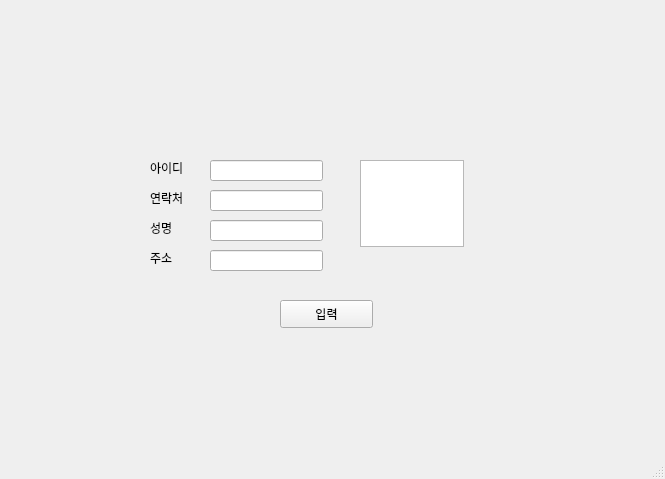
<?xml version="1.0" encoding="UTF-8"?>
<ui version="4.0">
 <class>MainWindow</class>
 <widget class="QMainWindow" name="MainWindow">
  <property name="geometry">
   <rect>
    <x>0</x>
    <y>0</y>
    <width>665</width>
    <height>479</height>
   </rect>
  </property>
  <property name="windowTitle">
   <string>MainWindow</string>
  </property>
  <widget class="QWidget" name="centralwidget">
   <widget class="QLabel" name="label">
    <property name="geometry">
     <rect>
      <x>150</x>
      <y>160</y>
      <width>64</width>
      <height>15</height>
     </rect>
    </property>
    <property name="text">
     <string>아이디</string>
    </property>
   </widget>
   <widget class="QLabel" name="label_2">
    <property name="geometry">
     <rect>
      <x>150</x>
      <y>190</y>
      <width>64</width>
      <height>15</height>
     </rect>
    </property>
    <property name="text">
     <string>연락처</string>
    </property>
   </widget>
   <widget class="QLabel" name="label_3">
    <property name="geometry">
     <rect>
      <x>150</x>
      <y>220</y>
      <width>64</width>
      <height>15</height>
     </rect>
    </property>
    <property name="text">
     <string>성명</string>
    </property>
   </widget>
   <widget class="QLabel" name="label_4">
    <property name="geometry">
     <rect>
      <x>150</x>
      <y>250</y>
      <width>64</width>
      <height>15</height>
     </rect>
    </property>
    <property name="text">
     <string>주소</string>
    </property>
   </widget>
   <widget class="QLineEdit" name="input_id">
    <property name="geometry">
     <rect>
      <x>210</x>
      <y>160</y>
      <width>113</width>
      <height>21</height>
     </rect>
    </property>
   </widget>
   <widget class="QLineEdit" name="input_contact">
    <property name="geometry">
     <rect>
      <x>210</x>
      <y>190</y>
      <width>113</width>
      <height>21</height>
     </rect>
    </property>
   </widget>
   <widget class="QLineEdit" name="input_name">
    <property name="geometry">
     <rect>
      <x>210</x>
      <y>220</y>
      <width>113</width>
      <height>21</height>
     </rect>
    </property>
   </widget>
   <widget class="QLineEdit" name="input_addr">
    <property name="geometry">
     <rect>
      <x>210</x>
      <y>250</y>
      <width>113</width>
      <height>21</height>
     </rect>
    </property>
   </widget>
   <widget class="QTextEdit" name="textEdit">
    <property name="geometry">
     <rect>
      <x>360</x>
      <y>160</y>
      <width>104</width>
      <height>87</height>
     </rect>
    </property>
   </widget>
   <widget class="QPushButton" name="pushButton">
    <property name="geometry">
     <rect>
      <x>280</x>
      <y>300</y>
      <width>93</width>
      <height>28</height>
     </rect>
    </property>
    <property name="text">
     <string>입력</string>
    </property>
   </widget>
  </widget>
  <widget class="QMenuBar" name="menubar">
   <property name="geometry">
    <rect>
     <x>0</x>
     <y>0</y>
     <width>665</width>
     <height>26</height>
    </rect>
   </property>
  </widget>
  <widget class="QStatusBar" name="statusbar"/>
 </widget>
 <resources/>
 <connections/>
</ui>
